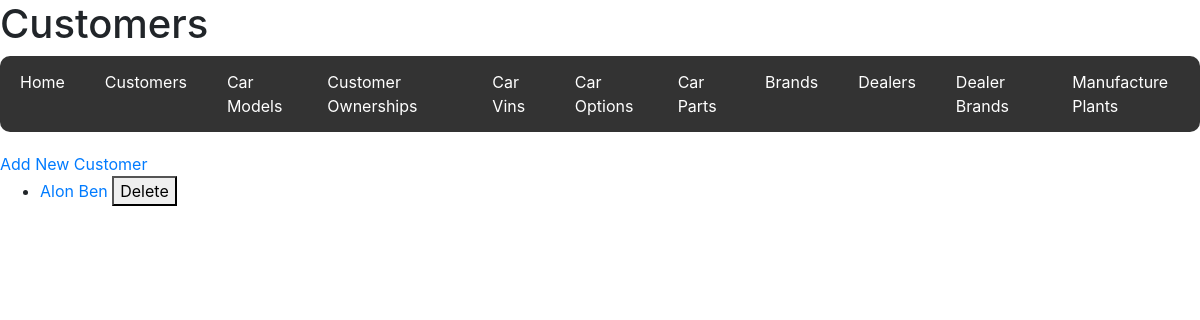
The page /customers on the database as committed earlier.
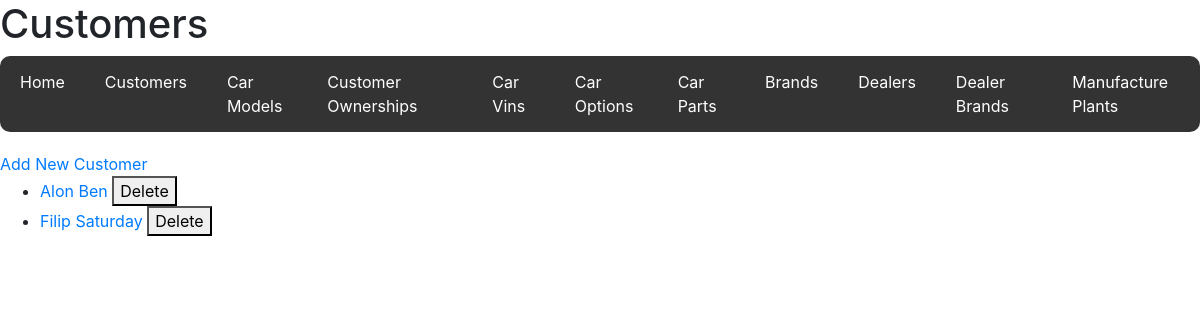
The same page on the database as committed later.
### code/models.py (models this page shows)
class Customer(db.Model):
    __tablename__ = "Customers"
    customer_id = db.Column(db.Integer, primary_key=True)
    first_name = db.Column(db.String(50))
    last_name = db.Column(db.String(50))
    gender = db.Column(db.String(6))
    household_income = db.Column(db.Integer)
    birthdate = db.Column(db.Date)
    phone_number = db.Column(db.String(10))
    email = db.Column(db.String(128))
    ownerships = db.relationship(
        "CustomerOwnership", back_populates="customer", cascade="all, delete-orphan"
    )

### code/routes/customers.py (the view, shortened to what this page needs)
@customers_bp.route("/customers", methods=["GET", "POST"])
def customers():
    customers = Customer.query.all()
    return render_template("customers.html", customers=customers)

### code/templates/customers.html
{% extends 'base.html' %} {% block title %}Customers{% endblock %} {% block
header %}
<h1>Customers</h1>
{% endblock %} {% block content %}
<a href="{{ url_for('customers.new_customer') }}">Add New Customer</a>
<ul>
  {% for customer in customers %}
  <li>
    <a
      href="{{ url_for('customers.view_customer', customer_id=customer.customer_id) }}"
    >
      {{ customer.first_name }} {{ customer.last_name }}
    </a>
    <form
      action="{{ url_for('customers.delete_customer', customer_id=customer.customer_id) }}"
      method="POST"
      style="display: inline"
    >
      <button type="submit">Delete</button>
    </form>
  </li>
  {% endfor %}
</ul>
{% endblock %}

Rows that differ between the two databases and show on the page:
added Customer: first_name "Filip", last_name "Saturday"
